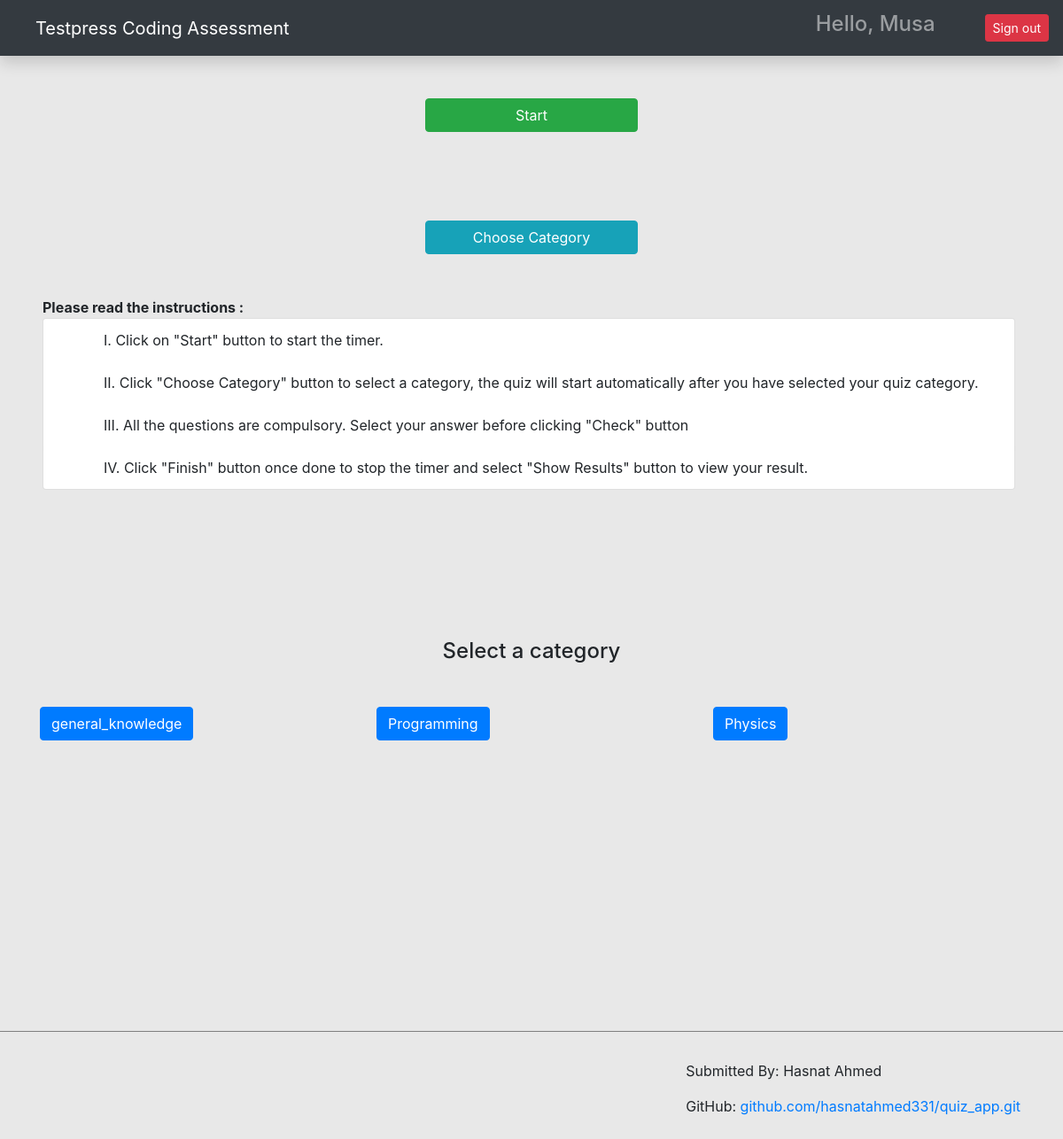
Page /category/ (signed in) on the committed database.
### main/models.py (models this page shows, shortened)
class Category(models.Model):
    owner = models.ForeignKey(to=User, on_delete=models.CASCADE)
    category = models.CharField(max_length=200)

### main/views.py (the view)
# urls.py: path('category/', index_page, name='index_page'),
@login_required(login_url='/login/')
def index_page(request):
    categories = Category.objects.all()
    context = {'categories': categories}
    return render(request, 'index.html', context)

### main/templates/index.html (shortened to what this page needs)
{% extends 'base.html' %} {% load static %} {% block content %}
<div id="index-section1">
    <input type="button" class="btn btn-success indexStartButton" id="start-btn" value="Start">
    <br>
    <a href="#index-section2" class="btn btn-info categoryButton" id="">Choose Category</a>
    <div class="row">
    <div class="col-md-11 mb-4 mt-5 ml-lg-5">
        <p class="instructions"><b>Please read the instructions :</b></p>
        <ul class="list-group">
            <li class="list-group-item">
              <div class="md-v-line"></div>I. Click on "Start" button to start the timer.
            </li>
            <li class="list-group-item">
              <div class="md-v-line"></div>II. Click "Choose Category" button to select a category, the quiz will start automatically after you have selected your quiz category.
            </li>
            <li class="list-group-item">
              <div class="md-v-line"></div>III. All the questions are compulsory. Select your answer before clicking "Check" button
            </li>
            <li class="list-group-item">
              <div class="md-v-line"></div>IV. Click "Finish" button once done to stop the timer and select "Show Results" button to view your result.
            </li>
          </ul>
    </div>
</div>
<div id="index-section2">
<div class="container mt-5 pt-5">
  <h4 class="text-center mt-lg-5">Select a category</h4>
  <div class="row mt-lg-5">
    {% for category in categories %}
    <div class="col">
      <a href="{{category.id}}" class="btn btn-primary"
        >{{category.category}}</a>
      <br />
    </div>
    {% endfor %}
  </div>
</div>
<br><br><br><br><br><br><br><br><br><br><br><br><br>
<hr style="height:1px;border-width:0;color:gray;background-color:gray; ">
<footer class="mr-lg-5 mt-3" style="float:right;">
  <p>Submitted By: Hasnat Ahmed</p>
  <p>GitHub: <a href="https://github.com/hasnatahmed331/quiz_app.git" target=_blank>github.com/hasnatahmed331/quiz_app.git</a></p>
</footer>
</div>
{% endblock content %}

### main/templates/base.html (shortened to what this page needs)
{% load static %}
<html lang="en">
  <head>
    <link href="{% static 'css/bootstrap.min.css'%}" rel="stylesheet" />
    <link href="{% static 'css/main.css'%}" rel="stylesheet" />
    <link
      rel="stylesheet"
      href="https://maxcdn.bootstrapcdn.com/bootstrap/4.0.0/css/bootstrap.min.css"
    />
    <link rel="stylesheet" href="{% static 'css/styles.css' %}">
  </head>
  <body>
    <nav
      class="navbar navbar-dark sticky-top bg-dark flex-md-nowrap p-0 shadow"
    >
      <a class="navbar-brand col-md-3 col-lg-2 me-0 px-3 ml-4" href="{% url 'index_page' %}"
        >Testpress Coding Assessment</a
      >
      <ul class="navbar-nav px-3" style="display: flex; flex-direction: row; align-items:center;">
      <li class="nav-item text-nowrap">
      <div href="" class="nav-link">
      <h4 class="text text-capitalize">
      Hello, {{request.user.username}}
      </h4>
      </div>
      </li>
        <li class="nav-item text-nowrap mt-3 ml-2">
          <form action="{% url 'logout' %}" method="post">
            <input class="btn btn-danger btn-sm ml-5" type="submit" value="Sign out">
          </form>
        </li>
      </ul>
    </nav>
    {% block content %}
    {% endblock content %}
  </body>
</html>

### main/static/css/styles.css (style rules this page uses)
body { overflow: hidden; background-color: #e8e8e8; }
#index-section1 { height: 100vh; }
#index-section2 { height: 100vh; }
.categoryButton { margin-top: 100px; margin-left: 40%; width: 20%; }
.indexStartButton { margin-left: 40%; width: 20%; }
.instructions { margin: 0; padding: 0; }

### rows in the picture
Category: category "general_knowledge"
Category: category "Programming"
Category: category "Physics"

### other values in the picture
{{ request.user.username }} "Musa"
